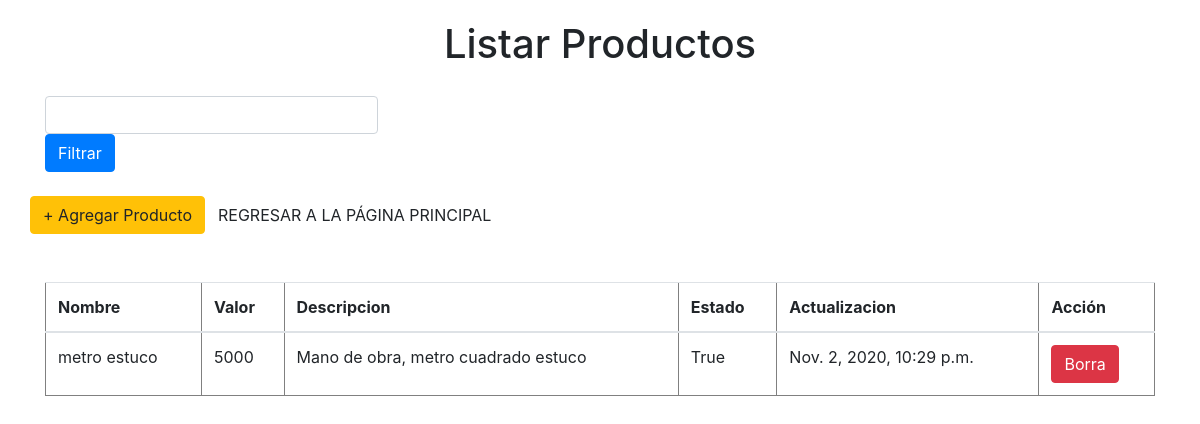
The page /formulario/listadoProductos/ on the database as committed earlier.
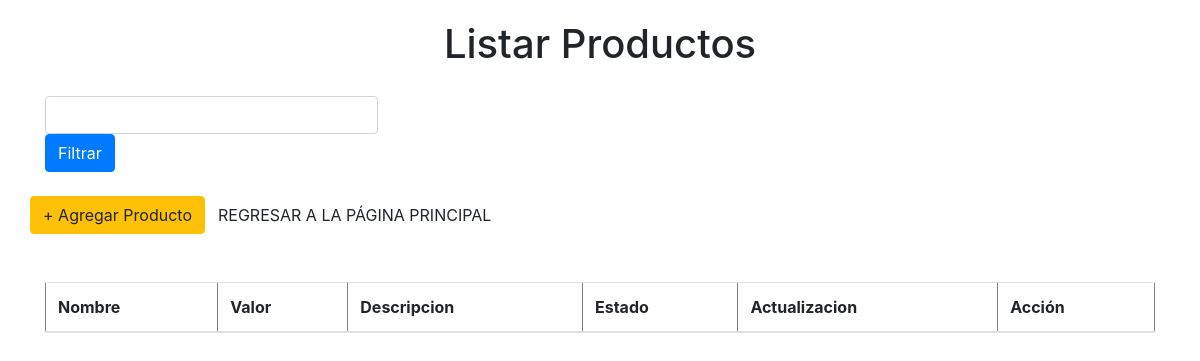
The same page on the database as committed later.
### formulario/models.py (models this page shows, shortened)
class ListaPrecio(models.Model):
        Nombre = models.CharField(max_length=50,null=True)
        Valor = models.CharField(max_length=50,null=True)
        Descripcion = models.CharField(max_length=50,null=True)
        Estado = models.BooleanField(default=True)
        Actualizacion = models.DateTimeField(default=datetime.now(), blank=True)

### formulario/views.py (the view)
# urls.py: path('listadoProductos/', views.productos, name="listadoProductos"),
@csrf_protect
def productos(request):
    listadoProductos = None
    filtroNombre =''
    if (request.method == "POST"):
        filtroNombre=request.POST['nombre']
        listadoProductos=formulario.models.ListaPrecio.objects.filter(Nombre__icontains=request.POST['nombre'] )
    else:
        listadoProductos = formulario.models.ListaPrecio.objects.all()
    return render(request, "listadoProductos2.html", {"listadoProductos": listadoProductos,"filtroNombre":filtroNombre})

### formulario/templates/listadoProductos2.html (shortened to what this page needs)
<!DOCTYPE html>
<html lang="en">
    <head>
        <link rel="stylesheet" href="/static/css/estilos.css">
        <link rel="stylesheet" href="https://maxcdn.bootstrapcdn.com/bootstrap/4.5.2/css/bootstrap.min.css">
        <link rel="stylesheet" type="text/css" href="https://cdnjs.cloudflare.com/ajax/libs/font-awesome/5.14.0/css/all.min.css">
        <link rel="stylesheet" href="https://cdnjs.cloudflare.com/ajax/libs/toastr.js/latest/toastr.css">
</head>
<body>
<div class="container">
  <h1>Listar Productos</h1>
    <form method="post">
      <input type="text" class="form-control" style="width: 30%;" id="nombre" name="nombre" value="{{filtroNombre}}"><button type="submit" class="btn btn-primary">Filtrar</button>
    </form>
   <br>
    <div class="row">
      <div class="col-6-lg">
        <a type="button" href="{% url 'insertarProducto' %}" class="btn btn-warning ">+ Agregar Producto</a>
      </div>
      <div class="col-6-lg">
        <a type="button" href="{% url 'index' %}" class="btn btn-BASIC">REGRESAR A LA PÁGINA PRINCIPAL</a>
      </div>
    </div>
    <br><br>
    <table border="1" class="table table-stripper">
      <thead>
        <tr>
          <th>Nombre</th>
          <th>Valor</th>
          <th>Descripcion</th>
          <th>Estado</th>
          <th>Actualizacion</th>
          <th>Acción</th>
        </tr>
      </thead>
      <tbody>
        {% for productos in listadoProductos %}
          <tr>
            <td>
              {{productos.Nombre}}<br>
            </td>
            <td>{{productos.Valor}}</td>
            <td>{{productos.Descripcion}}</td>
            <td>{{productos.Estado}}</td>
            <td>{{productos.Actualizacion}}</td>
            <td>
              <button class="btn btn-danger" data-toggle="modal" data-target="#myModal">Borra</button>
            </td>
          </tr>
        {% endfor %}
      </tbody>
    </table>
  </body>
</html>

### formulario/static/css/estilos.css (style rules this page uses)
body { color: #FFFF00; background: #C0C0C0; }
h1,h3,h5 { text-align: center; margin:0; padding: 20px; }

Rows that differ between the two databases and show on the page:
removed ListaPrecio: Nombre "metro estuco", Valor "5000", Descripcion "Mano de obra, metro cuadrado estuco", Estado "True", Actualizacion "Nov. 2, 2020, 10:29 p.m."
